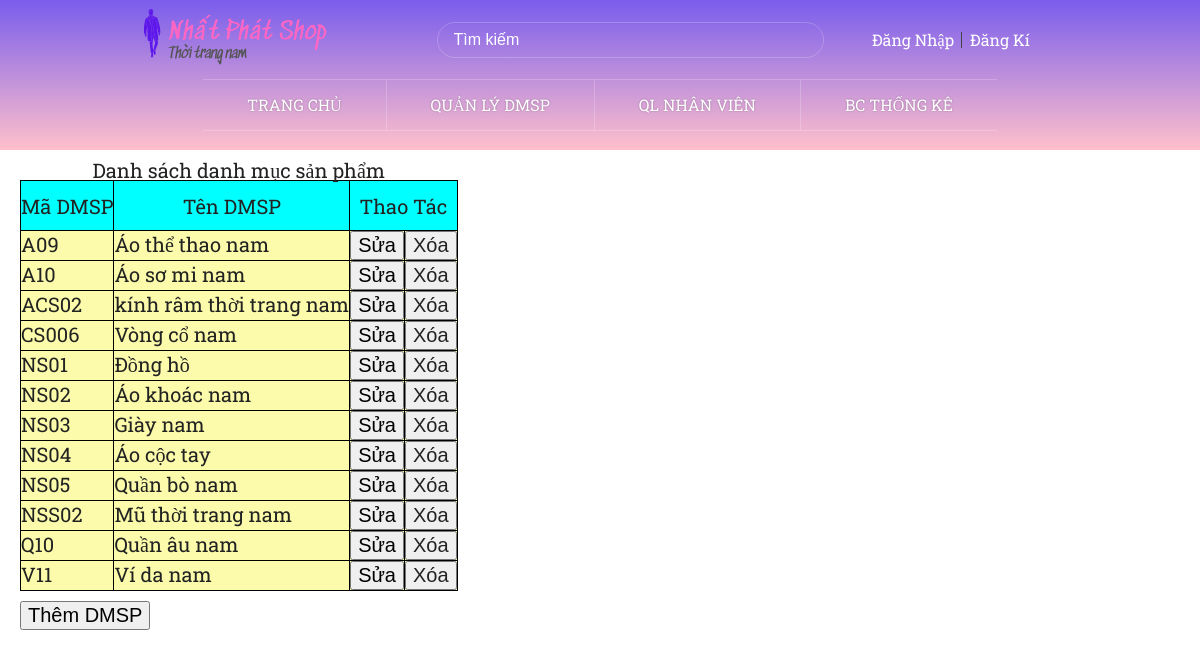
The app's page /DK_Admin.php?page_layout=QLDMSP with its own data.
### tables this page shows
CREATE TABLE `dmsp` (
  `MaDMSP` varchar(300) NOT NULL,
  `TenDMSP` varchar(300) NOT NULL,
  PRIMARY KEY (`MaDMSP`)
);

### formDMSP.php (the view, shortened to what this page needs)
<!DOCTYPE html>
<html lang="en">
<head>
    <link rel="stylesheet" href="Admin.css">
</head>
<body>
<?php
include 'connect.php';
?>
<div class="dkdmsp" style="margin-top: 160px; margin-left: 20px">
<table border="1" class="tb_nv">
    <caption>Danh sách danh mục sản phẩm</caption>
    <tr style="background-color : aqua">
        <th class="size-tb">Mã DMSP</th>
        <th>Tên DMSP</th>
        <th colspan="2">Thao Tác</th>
    </tr>
<?php
$sql ="SELECT * FROM dmsp";
$result = mysqli_query($conn, $sql);
if (mysqli_num_rows($result) > 0) {
    while($row = mysqli_fetch_array($result)) {
?>
<tr>
    <td><?php echo $row['MaDMSP']; ?></td>
    <td><?php echo $row['TenDMSP']; ?></td>
    <td>
        <button><a href="DK_SuaDMSP.php?MaDMSP=<?php echo $row['MaDMSP']; ?>">Sửa</a></span></button>
    </td>
    <td>
        <form method="POST" action="DK_XoaDMSP.php?MaDMSP=<?php echo $row['MaDMSP']; ?>">
            <input type="submit" name="submit" value="Xóa" onclick="return confirm('Bạn có chắc chắn muốn xóa danh mục sản phẩm này?')">
        </form>
    </td>
</tr>
</div>
<?php
    }
}
?>
<button style="margin-top: 10px; font-size: 20px;">
    <a href="DK_ThemDMSP.php">Thêm DMSP</a>
</button>
</body>
</html>

### DK_Admin.php (shortened to what this page needs)
<head>
    <link rel="stylesheet" href="https://pro.fontawesome.com/releases/v5.10.0/css/all.css" />
    <link rel="stylesheet" href="./assets/css/library.css">
    <link href="./assets/owlCarousel/assets/owl.carousel.min.css" rel="stylesheet" />
    <link rel="stylesheet" href="./assets/css/common.css">
    <link href="./assets/css/home.css" rel="stylesheet" />
    <link rel="stylesheet" href="./assets/css/Admin.css">
</head>
<body>
<?php include 'register.php';
?>
<div class="header scrolling" id="myHeader">
        <div class="grid wide">
            <div class="header__top">
                <a href="" class="header__logo">
                    <img  src="./assets/img/slider/slide-logo.png" alt="" class="imgL">
                </a>
                <div class="header__search">
                    <div class="header__search-wrap">
                        <input type="text"class="header__search-input" placeholder="Tìm kiếm">
                        <a class="header__search-icon" href="#">
                            <i class="fas fa-search"></i>
                        </a>
                    </div>
                </div>
                <div class="header__account">
                    <?php
                        if(!empty($_SESSION['userName'])) {
                            echo '<a href="" class="header__account-login">'.$_SESSION['userName'].'</a>';
                            echo '<a href="logOut.php" class="header__account-register">Đăng xuất</a>';
                            }
                        else {
                            echo '<a href="#my-Login" class="header__account-login">Đăng Nhập</a>';
                            echo '<a href="#my-Register" class="header__account-register">Đăng Kí</a>';
                            }
                    ?>
                </div>
            </div>
        </div>
        <div class="header__nav">
            <ul class="header__nav-list">
                <li class="header__nav-item index">
                    <a href="DK_Admin.php" class="header__nav-link">Trang chủ</a>
                </li>
                <li class="header__nav-item">
                    <a href="DK_Admin.php?page_layout=QLDMSP"  class="header__nav-link">Quản lý DMSP</a>
                </li>
                <li class="header__nav-item">
                    <a href="DK_Admin.php?page_layout=QLNV" class="header__nav-link">QL nhân viên</a>
                </li>
                <li class="header__nav-item">
                    <a href="" class="header__nav-link">BC thống kê</a>
                </li>
            </ul>
        </div>
    </div>
    <div class="backG"></div>
<?php
    if(isset($_GET['page_layout']) ){
        switch($_GET['page_layout']){
            case 'QLDMSP';
            include "formDMSP.php";
            break;
        }
    }
?>
</body>

### assets/css/library.css (style rules this page uses)
html, body, div, span, applet, object, iframe, h1, h2, h3, h4, h5, h6, p, blockquote, pre, a, abbr, acronym, address, big, cite, code, del, dfn, em, img, ins, kbd, q, s, samp, small, strike, strong, sub, sup, tt, var, b, u, i, center, dl, dt, dd, ol, ul, li, fieldset, form, label, legend, table, caption, tbody, tfoot, thead, tr, th, td, article, aside, canvas, details, embed, figure, figcaption, footer, header, hgroup, menu, nav, output, ruby, section, summary, time, mark, audio, video { margin: 0; padding: 0; border: 0; font-size: 100%; font: inherit; vertical-align: baseline; }
body { line-height: 1; }
ol, ul { list-style: none; }
table { border-collapse: collapse; border-spacing: 0; }
html { font-size: 100%; -webkit-text-size-adjust: 100%; -ms-text-size-adjust: 100%; }
a { text-decoration: none; }
img { border: 0; -ms-interpolation-mode: bicubic; }
form { margin: 0; }
button, input, select, textarea { font-size: 100%; margin: 0; vertical-align: baseline; *vertical-align: middle; }
button, input { line-height: normal; }
button, select { text-transform: none; }
button, html input[type="button"], input[type="reset"], input[type="submit"] { -webkit-appearance: button; cursor: pointer; *overflow: visible; }
html, button, input, select, textarea { color: #222; }
img { vertical-align: middle; }
.grid { width: 100%; display: block; padding: 0; }
.grid.wide { max-width: 1200px; margin: 0 auto; }
@media (min-width: 1024px) and (max-width: 1239px) { .wide { width: 984px; } }

### assets/css/common.css (style rules this page uses)
:root { --default-cl: #9e5bab; --black-cl-1: #444444; --black-cl-2: #222222; --white-cl-1: #fff; --white-cl-2: rgba(255, 255, 255, 0.7); --white-cl-3: #f8f7fd; --orange-cl: #d26e4b; --hight-header-top: 80px; --hight-header-nav: 50px; --hight-header: calc(var(--hight-header-nav) + var(--hight-header-top)) }
* { box-sizing: border-box; }
html { font-family: 'Roboto Slab', serif; font-size: 62.5%; }
.header { height: var(--hight-header); position: fixed; top: 0; right: 0; left: 0; z-index: 9; background-color: var(--white-cl-1); }
.header__top { display: flex; justify-content: space-between; align-items: center; height: var(--hight-header-top); }
.header__account { width: 220px; display: flex; justify-content: flex-start; align-items: center; position: relative; text-align: center; margin-left: 130px; }
.header__account:after { content: ""; width: 100%; height: 10px; position: absolute; top: 100%; }
.header .header__account-login, .NameShop, .header .header__account-register { margin-right: 16px; cursor: pointer; position: relative; font-size: 1.6rem; color: var(--black-cl-1); }
.header .header__account-login:after { position: absolute; content: ""; border-right: 1px solid var(--black-cl-1); height: 16px; right: -8px; top: 50%; transform: translateY(-50%); }
.header__search { flex-grow: 0; text-align: center; }
.header__search-wrap { border-radius: 18px; border: 1px solid var(--default-cl); width: 140%; display: flex; height: 36px; margin: 0 auto; align-items: center; }
.header__search-input { border: none; color : white; outline: none; background: none; padding: 0 16px; font-size: 1.6rem; flex-grow: 1; color: var(--black-cl-2); }
.header__search-icon { border: none; outline: none; background: none; }
.header__search-icon i { font-size: 2rem; color: var(--black-cl-1); font-weight: 400; padding-right: 16px; }
.header__nav { height: var(--hight-header-nav); background-color: var(--black-cl-1); box-shadow: 0 0 5px rgba(0, 0, 0, 0.3); }
.header__nav { display: flex; justify-content: center; position: relative; }
.header__nav-list { display: flex; align-items: center; }
.header__nav-item { border-right: 1px solid rgba(255, 255, 255, 0.2); }
.header__nav-link { display: block; font-size: 1.6rem; text-transform: uppercase; color: var(--white-cl-1); padding: 0 44px; line-height: 5rem; text-shadow: 0 0 2px rgba(0, 0, 0, 0.3); }
.imgL { max-width: 300px; max-height: 300px; margin-right: 50px; margin-bottom:30px; }
.backG { width: 100%; height: 150px; top:0; position: fixed; background-image: linear-gradient(0, pink, rgb(122, 93, 236)); }
a { color : black; }
.size-tb { height: 50px; text-align: center; }

### assets/css/Admin.css (style rules this page uses)
table, th, td { border:1px solid black; }
table { border-collapse:collapse; font-size: 20px; margin-top: 20px; }
th { vertical-align:middle; }
td { background-color: rgb(251, 251, 171); }

### records on screen
dmsp: MaDMSP "A09", TenDMSP "Áo thể thao nam"
dmsp: MaDMSP "A10", TenDMSP "Áo sơ mi nam"
dmsp: MaDMSP "ACS02", TenDMSP "kính râm thời trang nam"
dmsp: MaDMSP "CS006", TenDMSP "Vòng cổ nam"
dmsp: MaDMSP "NS01", TenDMSP "Đồng hồ"
dmsp: MaDMSP "NS02", TenDMSP "Áo khoác nam"
dmsp: MaDMSP "NS03", TenDMSP "Giày nam"
dmsp: MaDMSP "NS04", TenDMSP "Áo cộc tay"
dmsp: MaDMSP "NS05", TenDMSP "Quần bò nam"
dmsp: MaDMSP "NSS02", TenDMSP "Mũ thời trang nam"
dmsp: MaDMSP "Q10", TenDMSP "Quần âu nam"
dmsp: MaDMSP "V11", TenDMSP "Ví da nam"
